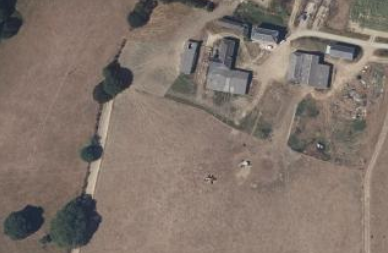
#> input picture MetaData/1.Real_Image/Photos/Photo12Files/12.png, 388 x 253 px
$ python main.py
#> lines starting #> are read from the running program, lines starting #| are printed output that depends on the picture; after the words box and inside, x2 and y2 are one past the last pixel; in counts of white or black regions, pixels touching at a corner belong together
import cv2
import imutils
from scipy.spatial import distance as dist
from collections import OrderedDict
import numpy as np

class ColorLabeler:
    def __init__(self):
        # initialize the colors dictionary, containing the color
        # name as the key and the RGB tuple as the value
        colors = OrderedDict({
            "red": (255, 0, 0),
            "green": (0, 255, 0),
            "blue": (0, 0, 255)})
        # allocate memory for the L*a*b* image, then initialize
        # the color names list
        self.lab = np.zeros((len(colors), 1, 3), dtype="uint8")
        self.colorNames = []
        # loop over the colors dictionary
        for (i, (name, rgb)) in enumerate(colors.items()):
            # update the L*a*b* array and the color names list
            self.lab[i] = rgb
            self.colorNames.append(name)
        # convert the L*a*b* array from the RGB color space
        # to L*a*b*
        self.lab = cv2.cvtColor(self.lab, cv2.COLOR_RGB2LAB)

    # [20 lines left out: function label, not called in this run]


class ShapeDetector:
	def __init__(self):
		pass
	def detect(self, c, espilon):
		# initialize the shape name and approximate the contour
		shape = "unidentified"
		peri = cv2.arcLength(c, True)
		approx = cv2.approxPolyDP(c, espilon * peri, True)
				# if the shape is a triangle, it will have 3 vertices
		if len(approx) == 3:
			shape = "triangle"
		# if the shape has 4 vertices, it is either a square or
		# a rectangle
		elif len(approx) == 4:
			# compute the bounding box of the contour and use the
			# bounding box to compute the aspect ratio
			(x, y, w, h) = cv2.boundingRect(approx)
			ar = w / float(h)
			# a square will have an aspect ratio that is approximately
			# equal to one, otherwise, the shape is a rectangle
			shape = "square" if ar >= 0.95 and ar <= 1.05 else "rectangle"
		# if the shape is a pentagon, it will have 5 vertices
		elif len(approx) == 5:
			shape = "pentagon"
		elif len(approx) == 6:
			shape = "hexagon"
		elif len(approx) == 7:
			shape = "heptagon"
		# otherwise, we assume the shape is a circle
		else:
			shape = "circle"
		# return the name of the shape
		return shape,approx


def stackImages(scale,imgArray):
    rows = len(imgArray)
    cols = len(imgArray[0])
    rowsAvailable = isinstance(imgArray[0], list)
    width = imgArray[0][0].shape[1]
    height = imgArray[0][0].shape[0]
    if rowsAvailable:
        for x in range ( 0, rows):
            for y in range(0, cols):
                if imgArray[x][y].shape[:2] == imgArray[0][0].shape [:2]:
                    imgArray[x][y] = cv2.resize(imgArray[x][y], (0, 0), None, scale, scale)
                else:
                    imgArray[x][y] = cv2.resize(imgArray[x][y], (imgArray[0][0].shape[1], imgArray[0][0].shape[0]), None, scale,scale)
                if len(imgArray[x][y].shape) == 2: imgArray[x][y] = cv2.cvtColor(imgArray[x][y], cv2.COLOR_GRAY2BGR)
        imageBlank = np.zeros((height, width, 3), np.uint8)
        hor = [imageBlank]*rows
        hor_con = [imageBlank]*rows
        for x in range(0, rows):
            hor[x] = np.hstack(imgArray[x])
        ver = np.vstack(hor)
    else:
        for x in range(0, rows):
            if imgArray[x].shape[:2] == imgArray[0].shape[:2]:
                imgArray[x] = cv2.resize(imgArray[x], (0, 0), None, scale, scale)
            else:
                imgArray[x] = cv2.resize(imgArray[x], (imgArray[0].shape[1], imgArray[0].shape[0]), None, scale, scale)
            if len(imgArray[x].shape) == 2: imgArray[x] = cv2.cvtColor(imgArray[x], cv2.COLOR_GRAY2BGR)
        hor = np.hstack(imgArray)
        ver = hor
    return ver

def nothing(x) :
    pass

def imageCenter(image) :
    (h,w) = image.shape[:2]
    cv2.circle(image, (w//2, h//2), 7, (255, 0, 0), -1) #where w//2, h//2 are the required frame/image centeroid's XYcoordinates.

def pixel_color(img,x,y) :
    imgBGR = cv2.imread(img)
    imgHSV = cv2.cvtColor(imgBGR,cv2.COLOR_BGR2HSV)
    #in order B G R
    #img[row,column], row means y, column means x
    # b,g,r = imgBGR[int(y),int(x)]


    # print(r,g,b)
    h,s,v = imgHSV[int(y),int(x)]
    # print(h,s,v)

    low_white = np.array([0, 0, 200], np.uint8)     # [H, S, V]
    high_white = np.array([180, 30, 255], np.uint8)

    #red
    redLower = np.array([136,87,111], np.uint8)
    redUpper = np.array([180,255,255], np.uint8)


    #green
    greenLower = np.array([15, 40, 50])
    greenUpper = np.array([179,116,104], np.uint8)

    #blue
    blueLower = np.array([94,80,2], np.uint8)
    blueUpper = np.array([120,255,255], np.uint8)

    #yellow
    yellowLower = np.array([23,59,119], np.uint8)
    yellowUpper = np.array([54,255,255], np.uint8)

    #orange
    orangeLower = np.array([0,50,80], np.uint8)
    orangeUpper = np.array([20,255,255], np.uint8)

    #purple
    purpleLower = np.array([130,80,80], np.uint8)
    purpleUpper = np.array([150,255,255], np.uint8)

    whiteCheck = all([h,s,v] >= low_white) and all([h,s,v] <= high_white)
    redCheck = all([h,s,v] >= redLower) and all([h,s,v] <= redUpper)
    greenCheck = all([h,s,v] >= greenLower) and all([h,s,v] <= greenUpper)
    blueCheck = all([h,s,v] >= blueLower) and all([h,s,v] <= blueUpper)
    yellowCheck = all([h,s,v] >= yellowLower) and all([h,s,v] <= yellowUpper)
    orangeCheck = all([h,s,v] >= orangeLower) and all([h,s,v] <= orangeUpper)
    purpleCheck = all([h,s,v] >= purpleLower) and all([h,s,v] <= purpleUpper)

    if whiteCheck == 1:
        return "White"
    elif redCheck == 1:
        return "Red"
    elif greenCheck == 1:
        return "Green"
    elif blueCheck == 1:
        return "Blue"
    elif yellowCheck == 1:
         return "Yellow"
    elif orangeCheck == 1:
         return "Orange"
    elif purpleCheck == 1:
         return "Purple"
    else :
        return "No color"

def adjustBrightness(img, factor = 1.2):
    imgHsv = cv2.cvtColor(img,cv2.COLOR_BGR2HSV)
    h,s,v = cv2.split(imgHsv)
    v = np.clip(v*factor, a_min = 0, a_max = 255).astype(np.uint8)
    imgHsv = cv2.merge([h,s,v])
    return cv2.cvtColor(imgHsv,cv2.COLOR_HSV2BGR)

def ObjectLabeler(shape, color):
    if (color == "Green") and (shape == "circle"):
        return "Tree"
    elif (shape == "square") or (shape == "rectangle") or (shape == "pentagon") or ((shape == "hexagon")):
        return "House"
    else :
        return "Undefined Object"

    return "Undefined Object"


# [102 lines left out: function reduce_shadow, not called in this run]


#from the coodination potision of object, we calculate the angle between
#2 vectors, first vector is drone towards east,
#second vector is drone toward object as trigonomectric circle.
def PositionDetector(x,y):
    if x == 0 :
        #north
        if y > 0 :
            tanA = 99999
        #south
        elif y < 0 :
            tanA = -99999
        #center of photo
        else :
            tanA = 100000
    else :
        tanA = float(y/x)
    return tanA

def LightBalance(image) :
     image = cv2.equalizeHist(image)
     return image

def WriteName2File(fileName) :
    file.writelines("(scene " + fileName)
    file.write("\n")

def WriteNumbObjectInTotal(objectNumb) :
    file.write("\n")
    file.write("  (object's-number {})\n".format(objectNumb))
    #write end file
    file.write(")")

def WriteObj2File(objectType, color, shape, perimeter,rX,rY):
    file.write("\n")
    file.writelines("  (" + objectType + "\n")
    file.writelines("    (color " + "\"{}\")\n".format(color))
    file.write("    ({}\n".format(shape))
    file.write("      (perimeter {})\n".format(perimeter))
    file.write("      (coordinate ({},{}))\n".format(rX,rY))
    file.write("    )\n")
    file.write("  )\n")

# With photos who includes complex backgr, but color difference between backgr and object is clear.
# We can use this func to remove back-gr.
# Not effective with tooo bright or too dark photos
def backgr_removal(image,threshold_gr=50,kernel_size=11):

    total_pixel_in_kernel = kernel_size*kernel_size
    Eighty_percent_kernel = int(total_pixel_in_kernel*0.8)
    gr_pixel_in_total = 0
    half_size_kernel = int((kernel_size-1)/2)
    # Convert image from BGR to HSV
    hsv_img = cv2.cvtColor(image, cv2.COLOR_BGR2HSV)

    # Extract the all channels from hsv
    h,s,v_channel = cv2.split(hsv_img)
    height, width, _ = hsv_img.shape

    #run thourgh all image
    for y in range(0+half_size_kernel,height-half_size_kernel+1,1):
        for x in range(0+half_size_kernel,width-half_size_kernel+1,1):
            #find a dark pixel
            if h[y,x] < threshold_gr :

                #check dark region around dark pixel
                for j in range(y-half_size_kernel,y+half_size_kernel,1):
                    for i in range(x-half_size_kernel,x+half_size_kernel,1):
                        if h[j,i] < threshold_gr :
                            gr_pixel_in_total = gr_pixel_in_total + 1

                if gr_pixel_in_total > Eighty_percent_kernel :
                    #change the brightness of dark region
                    for j in range(y-half_size_kernel,y+half_size_kernel):
                        for i in range(x-half_size_kernel,x+half_size_kernel):
                            image[j,i] = [255,255,255]
            gr_pixel_in_total = 0


    # return new image
    return image

fileName = "12.png"
NumberOfObj = 0

image = cv2.imread(fileName)
#> image is the input picture: shape (253, 388, 3); mean B, G, R 106.9, 115.9, 129.3

imageOrigin = image.copy()

# image = reduce_shadow(image)
#open a file to write results
file = open("Real_data.sxp","w")
WriteName2File(fileName)

#adjust brightness
image = adjustBrightness(image)
#> in adjustBrightness, `imgHsv = cv2.cvtColor(img,cv2.COLOR_BGR2HSV)`: imgHsv: shape (253, 388, 3); mean H, S, V 23.1, 47.3, 130.2
#> in adjustBrightness, `h,s,v = cv2.split(imgHsv)`:
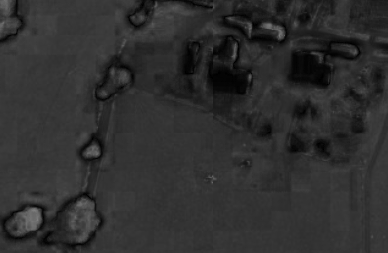
#> s: shape (253, 388); min 0, max 127, mean 47.3
#> in adjustBrightness, `v = np.clip(v*factor, a_min = 0, a_max = 255).astype(np.uint8)`:
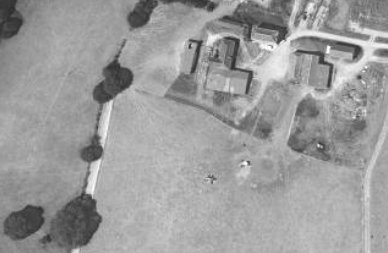
#> v: shape (253, 388); min 39, max 255, mean 155.9
#> in adjustBrightness, `imgHsv = cv2.merge([h,s,v])`: imgHsv: shape (253, 388, 3); mean H, S, V 23.1, 47.3, 155.9

#get two first value of img.shape array
(h,w) = image.shape[:2]
#> h = 253; w = 388


imgContour = image.copy()


#first parameter of this filter is spatial window radius
#If sp is small, only nearby pixels affect the result —
#   so smoothing is localized.
#If sp is large, even pixels farther away
#   (but with similar color) can be grouped —
#       leading to larger smoothed regions.
# Large sp parameter creates heavy calculation, slow calculation
#   ,so the computer could take a lot of time to calculate it.
#       Even the program crashes.


BackGrRmv_Or_ShiftFil = 1
if (BackGrRmv_Or_ShiftFil == 0) :
    filtered = cv2.pyrMeanShiftFiltering(image, 30, 45)
else :
    filtered = backgr_removal(image)
#> in backgr_removal, `hsv_img = cv2.cvtColor(image, cv2.COLOR_BGR2HSV)`: hsv_img: shape (253, 388, 3); mean H, S, V 23, 48, 155.9
#> after the loop in backgr_removal, `for y in range(0+half_size_kernel,height-half_size_kernel+1,1):`:
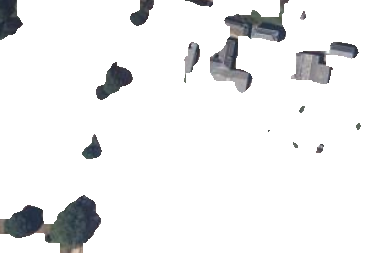
#> image: shape (253, 388, 3); mean B, G, R 239.4, 238.9, 238.5

# applying different thresholding : START
# techniques on the input image
gray = cv2.cvtColor(filtered, cv2.COLOR_BGR2GRAY)

#Historical equalization
gray = LightBalance(gray)
# applying different thresholding : END

#canny edge detection
edges1 = cv2.Canny(image=filtered,threshold1 = 45,threshold2 = 255)
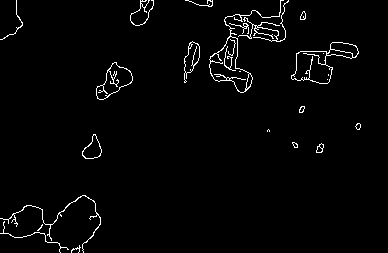
#> edges1: shape (253, 388); 2.2% white in thin lines or dots

#closing image :: END
#create variable for kernel trackbar

kernel = np.ones((3,3), np.uint8)
closing = cv2.morphologyEx(edges1, cv2.MORPH_CLOSE, kernel, iterations = 1)
#> closing: shape (253, 388); 2.9% white; 15 white regions (1 under 20 px)


# find contours in the thresholded image
cnts,hierarchy = cv2.findContours(closing, cv2.RETR_EXTERNAL,
    cv2.CHAIN_APPROX_SIMPLE)
#> cnts = 15 contours, 3 with area under 20; largest, box (x1, y1, x2, y2) and area: (209, 0, 289, 93) 2531, (291, 42, 359, 84) 1341, (0, 195, 101, 253) 1142, (96, 62, 133, 100) 692, (130, 0, 154, 26) 342

# initialize the shape detector and color labeler
sd = ShapeDetector()
cl = ColorLabeler()

# loop over the contours
for c in cnts:

    #calculate contour area for removing small contour(noise)
    area = cv2.contourArea(c)
#> area = 1142.5
    areaMin = 55

    areaMax = 2532

    Espilonx10000 = 0
    espilon = Espilonx10000/10000

    #put contour detection in a specific condition
    if (area > areaMin and area < areaMax): # and area < areaMax :
        # compute the center of the contour
        M = cv2.moments(c)
#> M = moments, m00 1142.5, centre m10/m00, m01/m00 = (30.6, 223.6)
        cX = int((M["m10"] / M["m00"]) )
#> cX = 30
        cY = int((M["m01"] / M["m00"]) )
#> cY = 223

        #Real position compare to drone
        rX = cX - w/2
#> rX = -164
        rY = h/2 - cY
#> rY = -96.5

        # detect the shape of the contour and label the color
        (shape,approx) = sd.detect(c,espilon)
#> in detect, `peri = cv2.arcLength(c, True)`: peri = 524.7
#> in detect, `approx = cv2.approxPolyDP(c, espilon * peri, True)`: approx = contour of 218 points, box (x1, y1, x2, y2) (0, 195, 101, 253), area 1142
#> shape = 'circle'

        color = pixel_color(fileName,cX,cY)
#> in pixel_color, `h,s,v = imgHSV[int(y),int(x)]`: h = 109; s = 102; v = 60
#> in pixel_color, `whiteCheck = all([h,s,v] >= low_white) and all([h,s,v] <= high_white)`: whiteCheck = False
#> in pixel_color, `greenCheck = all([h,s,v] >= greenLower) and all([h,s,v] <= greenUpper)`: greenCheck = True
#> in pixel_color, `yellowCheck = all([h,s,v] >= yellowLower) and all([h,s,v] <= yellowUpp..`: yellowCheck = False
#> color = 'Green'

        #object labeler
        object = ObjectLabeler(shape,color)
#> object = 'Tree'

        # multiply the contour (x, y)-coordinates by the resize ratio,
        # then draw the contours and the name of the shape and labeled
        # color on the image
        c = c.astype("float")
#> c = 218 rows, first 8: [82, 195], [81, 196], [80, 196], [79, 197], [78, 197], [74, 201], [73, 201], [72, 202]
        c = c.astype("int")
        text = "{} {}".format(color, shape)
#> text = 'Green circle'
        cv2.drawContours(imgContour, [approx], -1, (0, 255, 0), 2)

        cv2.putText(imgContour, text, (cX, cY),
            cv2.FONT_HERSHEY_PLAIN, 1, (255, 255, 0), 2)

        #Print the new coordination offset with center of image.
        cv2.putText(imgContour,"({},{})".format(rX,rY),(cX, cY+20),
            cv2.FONT_HERSHEY_PLAIN, 1, (255, 255, 0), 2)
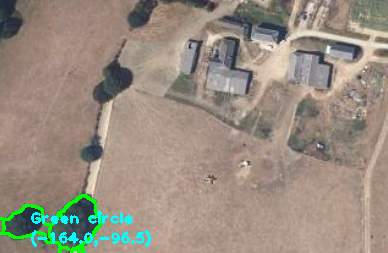
#> imgContour: shape (253, 388, 3); mean B, G, R 128.2, 141.5, 152.3

        cv2.putText(imgContour, object, (cX, cY+40),
            cv2.FONT_HERSHEY_PLAIN, 1, (255, 255, 0), 2)
#> imgContour: shape (253, 388, 3); 0.01% of pixels changed, all inside (x1, y1, x2, y2) = (31, 252, 40, 253)

        cv2.putText(imgContour, " tanA={:.2f}".format(PositionDetector(rX,rY)), (cX, cY+60),
            cv2.FONT_HERSHEY_PLAIN, 1, (255, 255, 0), 2)
#> in PositionDetector, `tanA = float(y/x)`: tanA = 0.588

        #write results to file
        WriteObj2File(objectType=object,color=color,shape=shape,perimeter=area,rX=rX,rY=rY)
        NumberOfObj = NumberOfObj + 1

WriteNumbObjectInTotal(NumberOfObj)


# show the output image

imgStack = stackImages(1,([imageOrigin,gray,filtered],[edges1,closing,imgContour]))
#> in stackImages, `ver = np.vstack(hor)`:
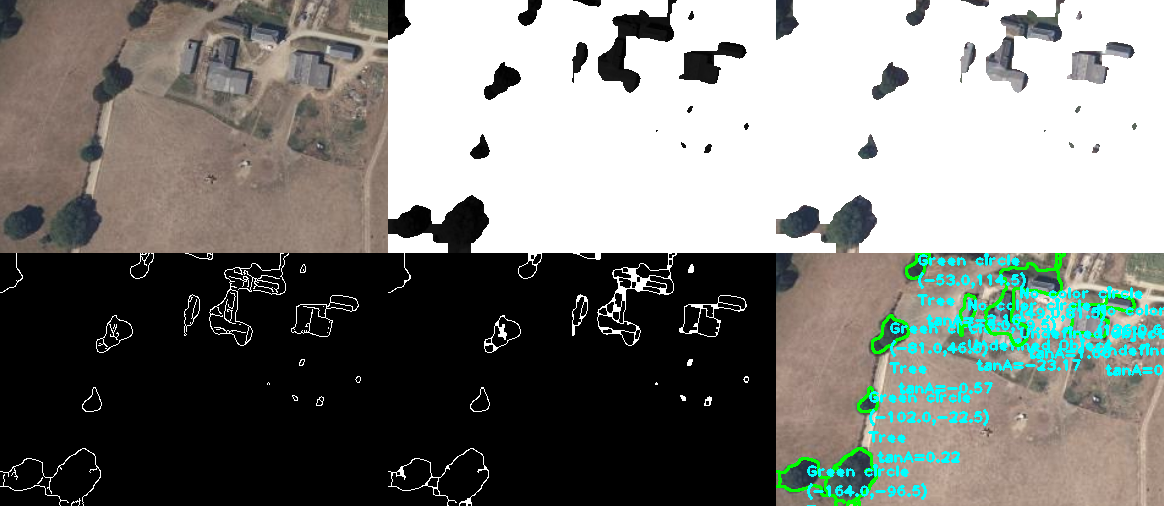
#> ver: shape (506, 1164, 3); mean of channels 0, 1, 2 121.6, 126, 124.1; drawn as B, G, R

cv2.imshow("ImageStack", imgStack)
cv2.imshow("Image",imgContour)
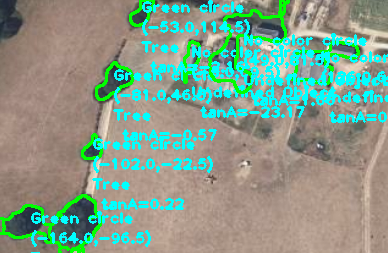
#> window 'Image': shape (253, 388, 3); mean B, G, R 138.8, 157.1, 132.5

file.close()

cv2.waitKey(0)
